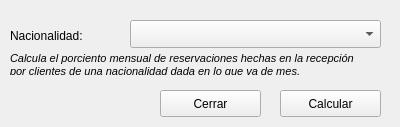
<?xml version="1.0" encoding="UTF-8"?>
<ui version="4.0">
 <class>porcientoMensual</class>
 <widget class="QWidget" name="porcientoMensual">
  <property name="geometry">
   <rect>
    <x>0</x>
    <y>0</y>
    <width>400</width>
    <height>127</height>
   </rect>
  </property>
  <property name="windowTitle">
   <string>Porciento Mensual</string>
  </property>
  <widget class="QLabel" name="label">
   <property name="geometry">
    <rect>
     <x>10</x>
     <y>27</y>
     <width>111</width>
     <height>18</height>
    </rect>
   </property>
   <property name="whatsThis">
    <string/>
   </property>
   <property name="text">
    <string>Nacionalidad:</string>
   </property>
  </widget>
  <widget class="QComboBox" name="nacionalidades">
   <property name="geometry">
    <rect>
     <x>130</x>
     <y>20</y>
     <width>251</width>
     <height>28</height>
    </rect>
   </property>
  </widget>
  <widget class="QPushButton" name="calcular">
   <property name="geometry">
    <rect>
     <x>280</x>
     <y>90</y>
     <width>101</width>
     <height>27</height>
    </rect>
   </property>
   <property name="toolTip">
    <string>Calcula el porciento mensual de reservaciones de clientes de una nacionalidad dada en lo que va de mes.</string>
   </property>
   <property name="text">
    <string>Calcular</string>
   </property>
  </widget>
  <widget class="QPushButton" name="cerrar">
   <property name="geometry">
    <rect>
     <x>160</x>
     <y>90</y>
     <width>101</width>
     <height>27</height>
    </rect>
   </property>
   <property name="text">
    <string>Cerrar</string>
   </property>
  </widget>
  <widget class="QLabel" name="label_2">
   <property name="geometry">
    <rect>
     <x>10</x>
     <y>54</y>
     <width>361</width>
     <height>21</height>
    </rect>
   </property>
   <property name="font">
    <font>
     <family>Ubuntu</family>
     <pointsize>8</pointsize>
     <italic>true</italic>
    </font>
   </property>
   <property name="lineWidth">
    <number>1</number>
   </property>
   <property name="text">
    <string>Calcula el porciento mensual de reservaciones hechas en la recepción por clientes de una nacionalidad dada en lo que va de mes.</string>
   </property>
   <property name="wordWrap">
    <bool>true</bool>
   </property>
  </widget>
 </widget>
 <resources/>
 <connections/>
</ui>
